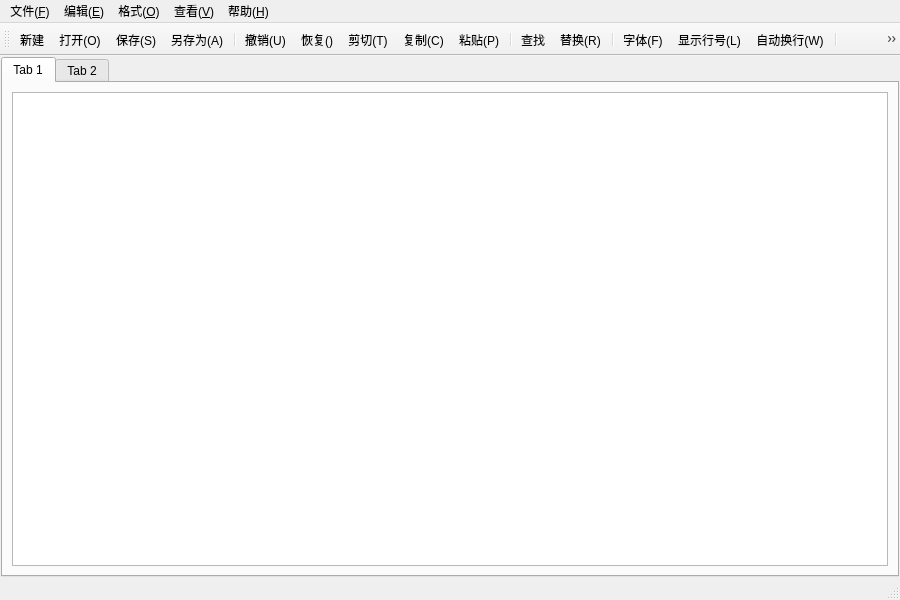
<?xml version="1.0" encoding="UTF-8"?>
<ui version="4.0">
 <class>MainWindow</class>
 <widget class="QMainWindow" name="MainWindow">
  <property name="geometry">
   <rect>
    <x>0</x>
    <y>0</y>
    <width>900</width>
    <height>600</height>
   </rect>
  </property>
  <property name="minimumSize">
   <size>
    <width>900</width>
    <height>600</height>
   </size>
  </property>
  <property name="windowTitle">
   <string>MainWindow</string>
  </property>
  <widget class="QWidget" name="centralwidget">
   <layout class="QVBoxLayout" name="verticalLayout">
    <property name="spacing">
     <number>0</number>
    </property>
    <property name="leftMargin">
     <number>1</number>
    </property>
    <property name="topMargin">
     <number>1</number>
    </property>
    <property name="rightMargin">
     <number>1</number>
    </property>
    <property name="bottomMargin">
     <number>1</number>
    </property>
    <item>
     <widget class="QTabWidget" name="tabWidget">
      <property name="currentIndex">
       <number>0</number>
      </property>
      <widget class="QWidget" name="tab">
       <attribute name="title">
        <string>Tab 1</string>
       </attribute>
       <layout class="QHBoxLayout" name="horizontalLayout">
        <item>
         <widget class="QPlainTextEdit" name="textEdit">
          <property name="minimumSize">
           <size>
            <width>2</width>
            <height>0</height>
           </size>
          </property>
         </widget>
        </item>
       </layout>
      </widget>
      <widget class="QWidget" name="tab_2">
       <attribute name="title">
        <string>Tab 2</string>
       </attribute>
      </widget>
     </widget>
    </item>
   </layout>
  </widget>
  <widget class="QMenuBar" name="menubar">
   <property name="geometry">
    <rect>
     <x>0</x>
     <y>0</y>
     <width>900</width>
     <height>21</height>
    </rect>
   </property>
   <widget class="QMenu" name="menu">
    <property name="title">
     <string>文件(&amp;F)</string>
    </property>
    <addaction name="actionNew"/>
    <addaction name="actionOpen"/>
    <addaction name="actionSave"/>
    <addaction name="actionSaveAs"/>
    <addaction name="separator"/>
    <addaction name="actionExit"/>
   </widget>
   <widget class="QMenu" name="menu_E">
    <property name="title">
     <string>编辑(&amp;E)</string>
    </property>
    <addaction name="actionUndo"/>
    <addaction name="actionRedo"/>
    <addaction name="actionCut"/>
    <addaction name="actionCopy"/>
    <addaction name="actionPaste"/>
    <addaction name="separator"/>
    <addaction name="actionFind"/>
    <addaction name="actionReplace"/>
    <addaction name="separator"/>
    <addaction name="actionSelectAll"/>
   </widget>
   <widget class="QMenu" name="menu_O">
    <property name="title">
     <string>格式(&amp;O)</string>
    </property>
    <addaction name="actionWrap"/>
    <addaction name="actionShowline"/>
    <addaction name="actionFont"/>
    <addaction name="actionFontColor"/>
    <addaction name="separator"/>
    <addaction name="actionFontBgdColor"/>
    <addaction name="actionToolBgdColor"/>
   </widget>
   <widget class="QMenu" name="menu_V">
    <property name="title">
     <string>查看(&amp;V)</string>
    </property>
    <addaction name="actiontoolbar"/>
    <addaction name="actionStatusbar"/>
   </widget>
   <widget class="QMenu" name="menu_H">
    <property name="title">
     <string>帮助(&amp;H)</string>
    </property>
    <addaction name="actionAbout"/>
   </widget>
   <addaction name="menu"/>
   <addaction name="menu_E"/>
   <addaction name="menu_O"/>
   <addaction name="menu_V"/>
   <addaction name="menu_H"/>
  </widget>
  <widget class="QStatusBar" name="statusbar"/>
  <widget class="QToolBar" name="toolBar">
   <property name="windowTitle">
    <string>toolBar</string>
   </property>
   <attribute name="toolBarArea">
    <enum>TopToolBarArea</enum>
   </attribute>
   <attribute name="toolBarBreak">
    <bool>false</bool>
   </attribute>
   <addaction name="actionNew"/>
   <addaction name="actionOpen"/>
   <addaction name="actionSave"/>
   <addaction name="actionSaveAs"/>
   <addaction name="separator"/>
   <addaction name="actionUndo"/>
   <addaction name="actionRedo"/>
   <addaction name="actionCut"/>
   <addaction name="actionCopy"/>
   <addaction name="actionPaste"/>
   <addaction name="separator"/>
   <addaction name="actionFind"/>
   <addaction name="actionReplace"/>
   <addaction name="separator"/>
   <addaction name="actionFont"/>
   <addaction name="actionShowline"/>
   <addaction name="actionWrap"/>
   <addaction name="separator"/>
   <addaction name="actiontoolbar"/>
   <addaction name="actionStatusbar"/>
  </widget>
  <action name="actionNew">
   <property name="icon">
    <iconset resource="notepad.qrc">
     <normaloff>:/img/add.png</normaloff>:/img/add.png</iconset>
   </property>
   <property name="text">
    <string>新建</string>
   </property>
   <property name="toolTip">
    <string>新建</string>
   </property>
   <property name="shortcut">
    <string>Ctrl+N</string>
   </property>
  </action>
  <action name="actionOpen">
   <property name="icon">
    <iconset resource="notepad.qrc">
     <normaloff>:/img/open.png</normaloff>:/img/open.png</iconset>
   </property>
   <property name="text">
    <string>打开(&amp;O)</string>
   </property>
   <property name="toolTip">
    <string>打开</string>
   </property>
   <property name="shortcut">
    <string>Ctrl+O</string>
   </property>
  </action>
  <action name="actionSave">
   <property name="icon">
    <iconset resource="notepad.qrc">
     <normaloff>:/img/save.png</normaloff>:/img/save.png</iconset>
   </property>
   <property name="text">
    <string>保存(&amp;S)</string>
   </property>
   <property name="toolTip">
    <string>保存</string>
   </property>
   <property name="shortcut">
    <string>Ctrl+S</string>
   </property>
  </action>
  <action name="actionSaveAs">
   <property name="icon">
    <iconset resource="notepad.qrc">
     <normaloff>:/img/saveas.png</normaloff>:/img/saveas.png</iconset>
   </property>
   <property name="text">
    <string>另存为(&amp;A)</string>
   </property>
   <property name="toolTip">
    <string>另存为</string>
   </property>
   <property name="shortcut">
    <string>Ctrl+A</string>
   </property>
  </action>
  <action name="actionExit">
   <property name="text">
    <string>退出(&amp;X)</string>
   </property>
   <property name="toolTip">
    <string>退出</string>
   </property>
  </action>
  <action name="actionUndo">
   <property name="icon">
    <iconset resource="notepad.qrc">
     <normaloff>:/img/undo.png</normaloff>:/img/undo.png</iconset>
   </property>
   <property name="text">
    <string>撤销(&amp;U)</string>
   </property>
   <property name="toolTip">
    <string>撤销</string>
   </property>
   <property name="shortcut">
    <string>Ctrl+Z</string>
   </property>
  </action>
  <action name="actionRedo">
   <property name="icon">
    <iconset resource="notepad.qrc">
     <normaloff>:/img/redo.png</normaloff>:/img/redo.png</iconset>
   </property>
   <property name="text">
    <string>恢复(&amp;)</string>
   </property>
   <property name="toolTip">
    <string>恢复</string>
   </property>
   <property name="shortcut">
    <string>Ctrl+Shift+Z</string>
   </property>
  </action>
  <action name="actionCut">
   <property name="icon">
    <iconset resource="notepad.qrc">
     <normaloff>:/img/cut.png</normaloff>:/img/cut.png</iconset>
   </property>
   <property name="text">
    <string>剪切(&amp;T)</string>
   </property>
   <property name="toolTip">
    <string>剪切</string>
   </property>
   <property name="shortcut">
    <string>Ctrl+X</string>
   </property>
  </action>
  <action name="actionCopy">
   <property name="icon">
    <iconset resource="notepad.qrc">
     <normaloff>:/img/copy.png</normaloff>:/img/copy.png</iconset>
   </property>
   <property name="text">
    <string>复制(&amp;C)</string>
   </property>
   <property name="toolTip">
    <string>复制</string>
   </property>
   <property name="shortcut">
    <string>Ctrl+C</string>
   </property>
  </action>
  <action name="actionPaste">
   <property name="icon">
    <iconset resource="notepad.qrc">
     <normaloff>:/img/paste.png</normaloff>:/img/paste.png</iconset>
   </property>
   <property name="text">
    <string>粘贴(&amp;P)</string>
   </property>
   <property name="toolTip">
    <string>粘贴</string>
   </property>
   <property name="shortcut">
    <string>Ctrl+V</string>
   </property>
  </action>
  <action name="actionFind">
   <property name="icon">
    <iconset resource="notepad.qrc">
     <normaloff>:/img/find.png</normaloff>:/img/find.png</iconset>
   </property>
   <property name="text">
    <string>查找</string>
   </property>
   <property name="toolTip">
    <string>查找</string>
   </property>
   <property name="shortcut">
    <string>Ctrl+F</string>
   </property>
  </action>
  <action name="actionReplace">
   <property name="icon">
    <iconset resource="notepad.qrc">
     <normaloff>:/img/replace.png</normaloff>:/img/replace.png</iconset>
   </property>
   <property name="text">
    <string>替换(&amp;R)</string>
   </property>
   <property name="toolTip">
    <string>替换</string>
   </property>
   <property name="shortcut">
    <string>Ctrl+H</string>
   </property>
  </action>
  <action name="actionFont">
   <property name="icon">
    <iconset resource="notepad.qrc">
     <normaloff>:/img/font.png</normaloff>:/img/font.png</iconset>
   </property>
   <property name="text">
    <string>字体(&amp;F)</string>
   </property>
   <property name="toolTip">
    <string>字体</string>
   </property>
  </action>
  <action name="actionShowline">
   <property name="checkable">
    <bool>true</bool>
   </property>
   <property name="icon">
    <iconset resource="notepad.qrc">
     <normaloff>:/img/showline.png</normaloff>:/img/showline.png</iconset>
   </property>
   <property name="text">
    <string>显示行号(&amp;L)</string>
   </property>
   <property name="toolTip">
    <string>显示行号</string>
   </property>
   <property name="shortcut">
    <string>Ctrl+L</string>
   </property>
  </action>
  <action name="actionWrap">
   <property name="checkable">
    <bool>true</bool>
   </property>
   <property name="icon">
    <iconset resource="notepad.qrc">
     <normaloff>:/img/wrap.png</normaloff>:/img/wrap.png</iconset>
   </property>
   <property name="text">
    <string>自动换行(&amp;W)</string>
   </property>
   <property name="toolTip">
    <string>自动换行</string>
   </property>
  </action>
  <action name="actiontoolbar">
   <property name="checkable">
    <bool>true</bool>
   </property>
   <property name="icon">
    <iconset resource="notepad.qrc">
     <normaloff>:/img/toolbar.png</normaloff>:/img/toolbar.png</iconset>
   </property>
   <property name="text">
    <string>工具栏(&amp;T)</string>
   </property>
   <property name="toolTip">
    <string>工具栏</string>
   </property>
  </action>
  <action name="actionStatusbar">
   <property name="checkable">
    <bool>true</bool>
   </property>
   <property name="icon">
    <iconset resource="notepad.qrc">
     <normaloff>:/img/statusbar.png</normaloff>:/img/statusbar.png</iconset>
   </property>
   <property name="text">
    <string>状态栏(&amp;S)</string>
   </property>
   <property name="toolTip">
    <string>状态栏</string>
   </property>
  </action>
  <action name="actionSelectAll">
   <property name="text">
    <string>全选(&amp;A)</string>
   </property>
   <property name="toolTip">
    <string>全选</string>
   </property>
   <property name="shortcut">
    <string>Ctrl+A</string>
   </property>
  </action>
  <action name="actionAbout">
   <property name="text">
    <string>关于(&amp;A)</string>
   </property>
   <property name="toolTip">
    <string>关于</string>
   </property>
  </action>
  <action name="actionFontColor">
   <property name="text">
    <string>字体颜色</string>
   </property>
   <property name="toolTip">
    <string>字体颜色</string>
   </property>
  </action>
  <action name="actionToolBgdColor">
   <property name="text">
    <string>编辑器背景色</string>
   </property>
   <property name="toolTip">
    <string>编辑器背景色</string>
   </property>
  </action>
  <action name="actionFontBgdColor">
   <property name="text">
    <string>字体背景色</string>
   </property>
   <property name="toolTip">
    <string>字体背景色</string>
   </property>
  </action>
 </widget>
 <resources>
  <include location="notepad.qrc"/>
 </resources>
 <connections/>
</ui>
